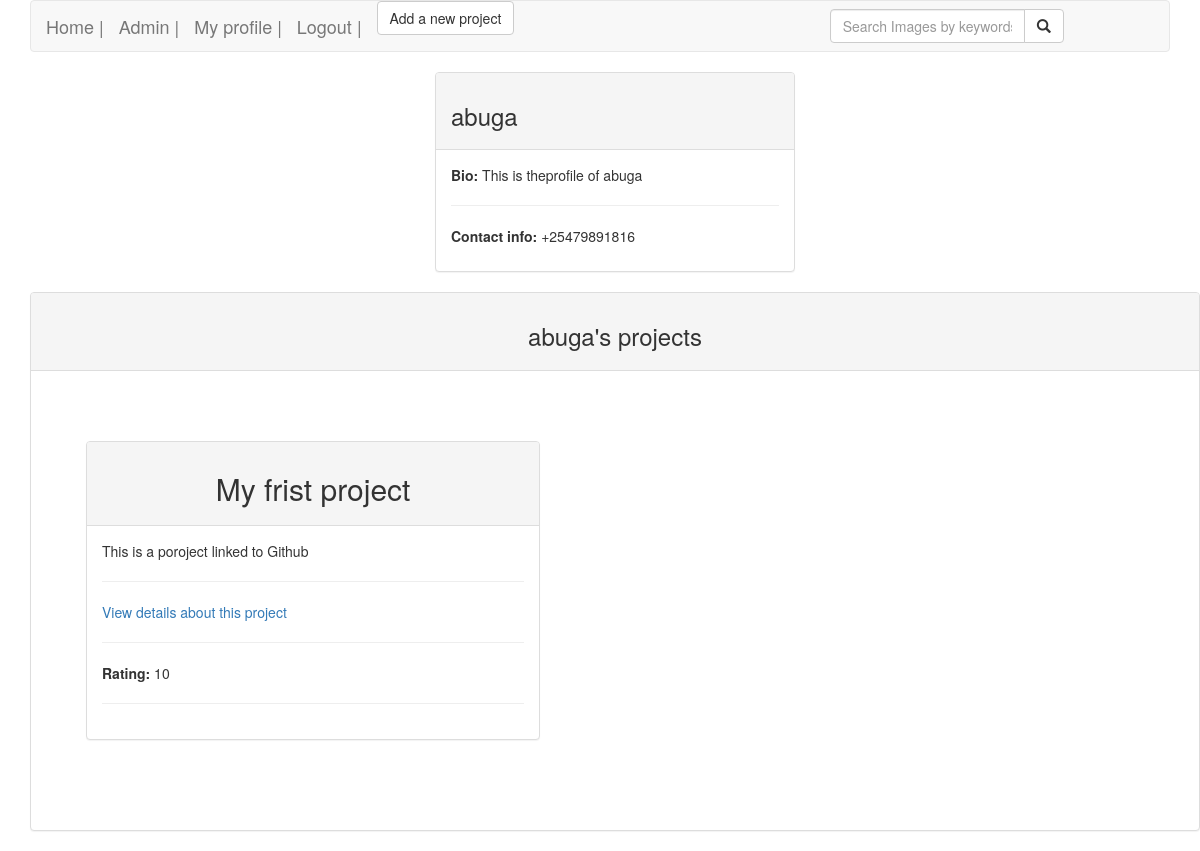
Screenshot of /authorprofile/2 (signed in) with the database file from the repository.
### awards/models.py (models this page shows, shortened)
class Profile(models.Model):
    username = models.ForeignKey(User,on_delete=models.CASCADE)
    bio = models.TextField()
    contactinfo = models.CharField(max_length=20)
    class Meta:
        ordering = ['username']

class Project(models.Model):
    title = models.CharField(max_length =60)
    project_details = models.TextField()
    live_site = models.CharField(max_length =100)
    creator = models.ForeignKey(User,on_delete=models.CASCADE)
    score = models.IntegerField(default=0)
    class Meta:
        ordering = ['title']

### awards/views.py (the view)
# urls.py: re_path('authorprofile/(\d+)', views.view_user, name='view_userprofile'),
@login_required(login_url='/accounts/login/')
def view_user(request, userid):
    current_user=User.objects.get(id=userid)
    projects = Project.objects.filter(Q(creator=current_user))
    try:
        profiles = Profile.objects.get(username=current_user)
    except Profile.DoesNotExist:
        profiles = ""
    return render(request, 'viewuser.html', {"projects":projects,  "profiles":profiles})

### awards/templates/viewuser.html (shortened to what this page needs)
{%extends "django_registration/base.html"%}
{% load bootstrap3 %}
{% block content %}
<div class="container">
  <div class="row">
    <div class="col-md-4"></div>
    <div class="col-md-4">
      <div class="panel panel-default">
        <div class="panel-heading">
              <h3> {{user.username}} </h3>
        </div>
        <div class="panel-body">
          {% if profiles == ""%}
          <p> {{user.username}} has not submitted a profile </p>
          {% else %}
          <div class="row">
            <div class="col-md-12">
              <p><span style="font-weight: bold;"> Bio: </span> {{profiles.bio}} </p>
              <hr>
            </div>
          </div>
          <div class="row">
            <div class="col-md-12">
              <p><span style="font-weight: bold;"> Contact info: </span> {{profiles.contactinfo}}</p>
            </div>
          </div>
          {% endif %}
        </div>
      </div>
    </div>
    <div class="col-md-4"></div>
  </div>
  <div class="row" >
    <div class="panel panel-default">
      <div class="panel-heading">
        <h3 class="text-center">{{user.username}}'s projects</h3>
      </div>
      <div class="panel-body">
          <div class="panel-body">
              <div class="row">
                {% for project_item in projects %}
                  <div class="col-xs-11 col-sm-11 col-md-5 col-lg-5" style="padding: 10px; margin: 30px;">
                    <div class="panel panel-default">
                      <div class="panel-heading">
                        <h2 class="text-center"> {{ project_item.title }}</h2>
                      </div>
                      <div class="panel-body">
                          <div class = "row">
                            <div class = "col-md-12">
                              <p> {{ project_item.project_details}}  </p>
                                <hr>
                            </div>
                          </div>
                          <div class = "row">
                            <div class = "col-md-12">
                              <p> <a href="singleproject/{{project_item.id}}">View details about this project</a>  </p>
                                <hr>
                            </div>
                          </div>
                          <div class = "row">
                            <div class = "col-md-12">
                                <p> <span style="font-weight: bold;"> Rating: </span>{{ project_item.score }}</p>
                                <hr>
                            </div>
                          </div>
                      </div>
                    </div>
                </div>
          {% endfor %}
              </div>
      </div>
    </div>
  </div>
  </div>
</div>
{% endblock %}

### rows the page displays
Profile: bio "This is theprofile of abuga", contactinfo "+25479891816"
Project: title "My frist project", project_details "This is a poroject linked to Github", score "10"

### other values shown
{{ user.username }} "abuga"
